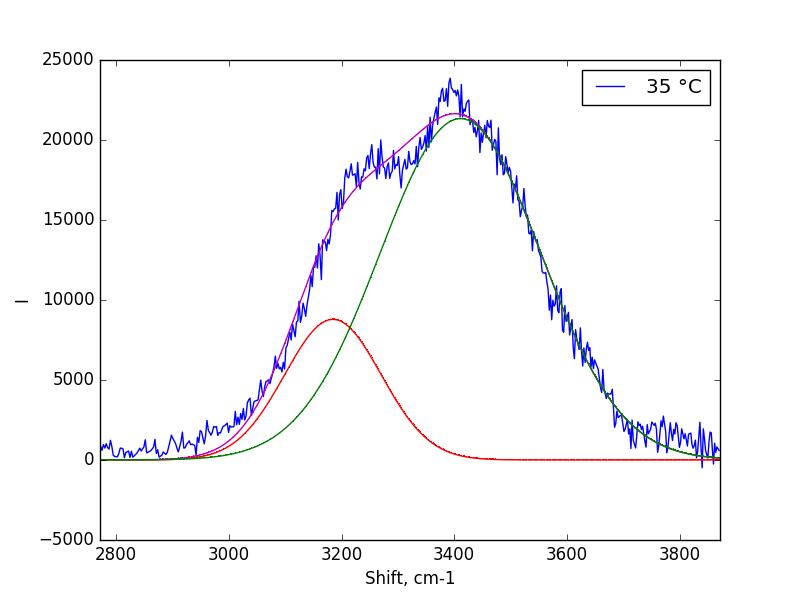

Generate this figure with Python:
from scipy.optimize import curve_fit
from scipy import asarray as ar, exp
import numpy as np
import sys
from scipy.stats import norm
import matplotlib.pyplot as plt
from scipy.optimize import least_squares


def gauss(x, a, b, m, s):
    result = []
    for i in range(len(x)):
        result += [b + a / (s * np.sqrt(2 * np.pi)) * np.exp(-(x[i] - m) ** 2 / (2 * s ** 2))]
    return result


def model_point(x, t):
    return t[0] / (t[2] * np.sqrt(2 * np.pi)) * np.exp(-(x - t[1]) ** 2 / (2 * t[2] ** 2)) + \
           t[3] / (t[5] * np.sqrt(2 * np.pi)) * np.exp(-(x - (t[4])) ** 2 / (2 * t[5] ** 2))


def model_arr(x, t):
    result = []
    for i in range(len(x)):
        result += [model_point(x[i], t)]
    return result


def residuals(t, y, x):
    u = []
    for i in range(len(x)):
        u += [y[i] - model_point(x[i], t)]
    return np.array(u)


I = []
print("Пожалуйста, введите название файла (температура в цельсиях.txt)")
name = input()
print("Введите длину волны возбуждающего излучения в А")
spr = ' '
wl = int(input())

X = []
Y = []
with open(name, 'r') as f:
    for line in f:
        v = line.strip().split(spr)
        # t = float(v[0].replace(',', '.'))

        X.append(v[0].replace(',', '.'))
        Y.append(v[1].replace(',', '.'))

x = X
y_real = Y
lbl = name.split('.')[0] + " °C"
# axes = plt.gca()
# axes.set_xlim([3800, 6000])
# axes.set_ylim([-2000, 8000])
plt.plot(x, y_real, label=lbl)
plt.xlabel('wavelength, Å')
plt.ylabel('I')
plt.legend()
plt.show()
print(
    "\nВведите границы отрезка по оси х через пробел, например, \"0 5660\".")
mi, ma = map(float, input().split())
X = []
Y = []
with open(name, 'r') as f:
    for line in f:
        v = line.strip().split(spr)
        t = float(v[0].replace(',', '.'))
        if t > mi and t < ma:
            X.append(v[0].replace(',', '.'))
            Y.append(float(v[1].replace(',', '.')))

x = X
y_real = Y
lbl = name.split('.')[0] + " °C"
axes = plt.gca()
axes.set_xlim([mi, ma])
plt.plot(x, y_real, label=lbl)
plt.xlabel('wavelength, Å')
plt.ylabel('I')
plt.legend()
plt.show()
print("Переведем в волновые числа (Shift)")

Z = []
for obj in X:
    Z.append((1 / wl - 1 / float(obj)) * pow(10, 8))
x = Z
t0 = np.array([pow(2100, 2), 3200, 100, pow(2700, 2), 3400, 100])  # b=0, да вообще произвольный "вектор" может быть
plt.plot(x, y_real, label=lbl)
axes = plt.gca()
axes.set_xlim([(1 / wl - 1 / mi) * pow(10, 8), (1 / wl - 1 / ma) * pow(10, 8)])
plt.xlabel('Shift, cm-1')
plt.ylabel('I')
plt.legend()
plt.show()
print(
    "Есть ли предположение, в каких пределах лежат коэффициенты сдвига (то есть на каких отрезках должны быть точки максимумов пиков)?\nЕсли да, то 1, если нет, то 0")
answer = int(input())
if (answer == 1):
    print(
        "Введите в формате \"min1 max1 min2 max2\",\nmax, min - верхняя и нижняя границы для первого и второго гаусса соответственно; нужная бесконечность= \"+inf\" или \"-inf\"")
    mn1, mx1, mn2, mx2 = map(float, input().split())
    param_bounds = ([0, mn1, 0, 0, mn2, 0], [np.inf, mx1, np.inf, np.inf, mx2, np.inf])
else:
    param_bounds = ([0, 0, 0, 0, 0, 0], [np.inf, np.inf, np.inf, np.inf, np.inf, np.inf])
plshelp = least_squares(residuals, t0, bounds=param_bounds, args=(y_real, x))
# print(type(plshelp['x']))
optimal_parameters = plshelp['x']
print(optimal_parameters)
print(
    "[a1, m1, s1, a2, m2, s2], каждая кривая = ai*(gauss, sigma = s_i, mean = m_i)")
gauss1 = (optimal_parameters[0], 0, optimal_parameters[1], optimal_parameters[2])
gauss2 = (optimal_parameters[3], 0, optimal_parameters[4], optimal_parameters[5])
# print(*gauss1)
# print(*gauss2)
y_sum = model_arr(x, optimal_parameters)
y1 = gauss(x, *gauss1)
y2 = gauss(x, *gauss2)
plt.plot(x, y_real, label=lbl)
plt.plot(x, y_sum, 'm.', marker=',', linestyle='-')
plt.plot(x, y1, 'r.', marker=',', linestyle='-')
plt.plot(x, y2, 'g.', marker=',', linestyle='-')

axes = plt.gca()
axes.set_xlim([(1 / wl - 1 / mi) * pow(10, 8), (1 / wl - 1 / ma) * pow(10, 8)])
plt.xlabel('Shift, cm-1')
plt.ylabel('I')
plt.legend()
i1 = optimal_parameters[0] / (optimal_parameters[2] * np.sqrt(2 * np.pi))
i2 = optimal_parameters[3] / (optimal_parameters[5] * np.sqrt(2 * np.pi))
print(i1, i2, np.log(i1 / i2), 1 / (float(name.split('.')[0]) + 273.15),
      "- максимум интенсивности меньшего пика(=i1), макс инт большего(=i2), ln(i1/i2), 1/T", sep='\t')
plt.show()
